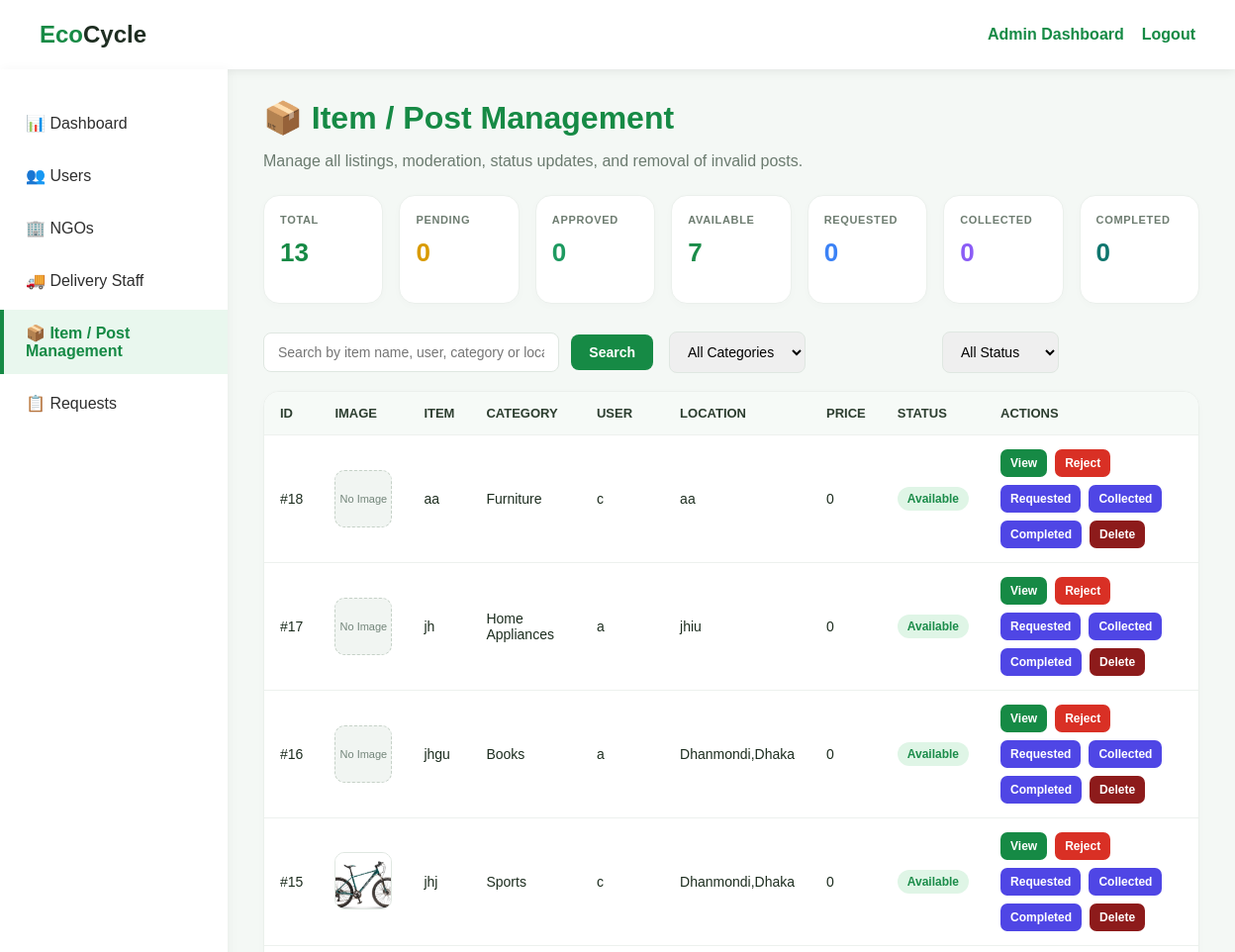
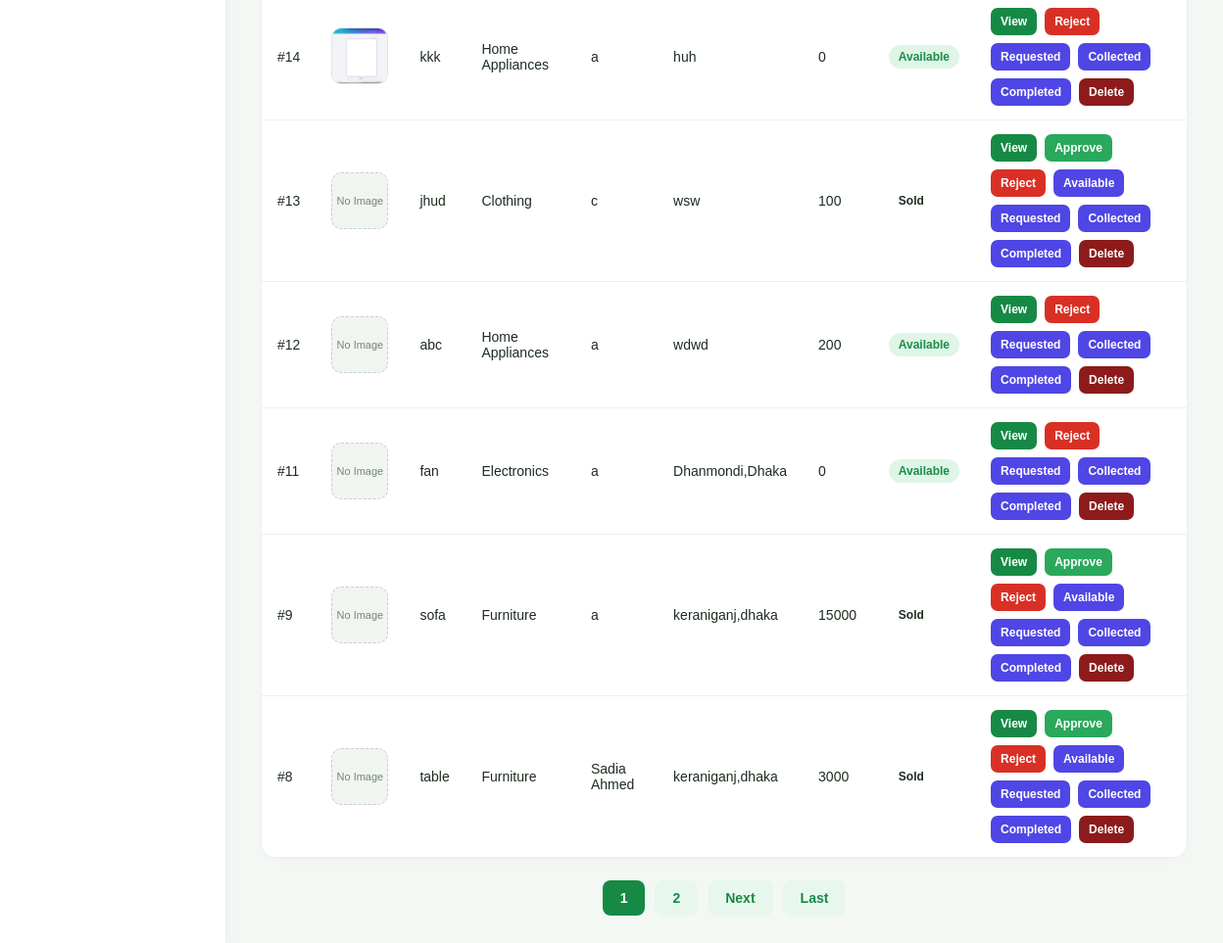
The app's page /item_management.php (signed in) with its own data (2 pictures, top to bottom).
### tables this page shows
CREATE TABLE `items` (
  `item_id` int(11) NOT NULL,
  `user_id` int(11) DEFAULT NULL,
  `ngo_id` int(11) DEFAULT NULL,
  `title` varchar(100) NOT NULL,
  `category` varchar(50) NOT NULL,
  `description` text DEFAULT NULL,
  `type` varchar(30) NOT NULL,
  `price` varchar(100) NOT NULL,
  `location` varchar(100) NOT NULL,
  `image` varchar(255) NOT NULL,
  `status` varchar(20) NOT NULL,
  `payment_method` varchar(20) DEFAULT NULL,
  `payment_number` varchar(20) DEFAULT NULL
);

CREATE TABLE `users` (
  `user_id` int(11) NOT NULL,
  `name` varchar(100) NOT NULL,
  `email` varchar(100) NOT NULL,
  `password` varchar(100) NOT NULL,
  `phone` varchar(30) NOT NULL,
  `location` varchar(100) NOT NULL,
  `role` varchar(20) NOT NULL DEFAULT 'user'
);

### item_management.php (the view, shortened to what this page needs)
<?php
include 'db.php';
function normalizeItemStatus($value)
{
    $status = trim((string) $value);
    return $status;
}
$search = isset($_GET['search']) ? trim($_GET['search']) : '';
$categoryFilter = isset($_GET['category']) ? trim($_GET['category']) : '';
$statusFilter = isset($_GET['status']) ? trim($_GET['status']) : '';
$where = [];
$whereSql = $where ? ' WHERE ' . implode(' AND ', $where) : '';
$page = isset($_GET['page']) ? (int) $_GET['page'] : 1;
$perPage = 10;
$offset = ($page - 1) * $perPage;
$countSql = "SELECT COUNT(*) AS total FROM items i LEFT JOIN users u ON u.user_id = i.user_id" . $whereSql;
$countResult = mysqli_query($conn, $countSql);
$totalRecords = 0;
if ($countResult) {
    $countRow = mysqli_fetch_assoc($countResult);
    $totalRecords = (int) ($countRow['total'] ?? 0);
}
$totalPages = max(1, (int) ceil($totalRecords / $perPage));
$listSql = "SELECT i.item_id, i.title, i.category, i.type, i.price, i.location, i.image, i.status, u.name AS user_name FROM items i LEFT JOIN users u ON u.user_id = i.user_id" . $whereSql . " ORDER BY i.item_id DESC LIMIT $offset, $perPage";
$listResult = mysqli_query($conn, $listSql);
$items = [];
if ($listResult) {
    while ($row = mysqli_fetch_assoc($listResult)) {
        $row['status_text'] = normalizeItemStatus($row['status']);
        $items[] = $row;
    }
}
$totalItems = mysqli_fetch_assoc(mysqli_query($conn, "SELECT COUNT(*) AS total FROM items"))['total'];
$pendingItems = mysqli_fetch_assoc(mysqli_query($conn, "SELECT COUNT(*) AS total FROM items WHERE status = 'Pending' OR status = ''"))['total'];
$approvedItems = mysqli_fetch_assoc(mysqli_query($conn, "SELECT COUNT(*) AS total FROM items WHERE status = 'Approved'"))['total'];
$availableItems = mysqli_fetch_assoc(mysqli_query($conn, "SELECT COUNT(*) AS total FROM items WHERE status = 'Available'"))['total'];
$requestedItems = mysqli_fetch_assoc(mysqli_query($conn, "SELECT COUNT(*) AS total FROM items WHERE status = 'Requested'"))['total'];
$collectedItems = mysqli_fetch_assoc(mysqli_query($conn, "SELECT COUNT(*) AS total FROM items WHERE status = 'Collected'"))['total'];
$completedItems = mysqli_fetch_assoc(mysqli_query($conn, "SELECT COUNT(*) AS total FROM items WHERE status = 'Completed'"))['total'];
?>
<!DOCTYPE html>
<html lang="en">
<head>
</head>
<body>
    <div class="topbar">
        <div class="brand">Eco<span>Cycle</span></div>
        <div class="top-actions">
            <a href="admin_dashboard.php">Admin Dashboard</a>
            <a href="logout.php">Logout</a>
        </div>
    </div>
    <div class="layout">
        <aside class="sidebar">
            <a href="admin_dashboard.php">📊 Dashboard</a>
            <a href="user_management.php">👥 Users</a>
            <a href="ngo_management.php">🏢 NGOs</a>
            <a href="delivery_management.php">🚚 Delivery Staff</a>
            <a href="item_management.php" class="active">📦 Item / Post Management</a>
            <a href="request_management.php">📋 Requests</a>
        </aside>
        <main class="content">
            <h1 class="page-title">📦 Item / Post Management</h1>
            <p class="page-subtitle">Manage all listings, moderation, status updates, and removal of invalid posts.</p>
            <div class="statsgrid">
                <div class="stat-card"><h3>Total</h3><div class="value"><?php echo $totalItems; ?></div></div>
                <div class="stat-card"><h3>Pending</h3><div class="value pending"><?php echo $pendingItems; ?></div></div>
                <div class="stat-card"><h3>Approved</h3><div class="value approved"><?php echo $approvedItems; ?></div></div>
                <div class="stat-card"><h3>Available</h3><div class="value available"><?php echo $availableItems; ?></div></div>
                <div class="stat-card"><h3>Requested</h3><div class="value requested"><?php echo $requestedItems; ?></div></div>
                <div class="stat-card"><h3>Collected</h3><div class="value collected"><?php echo $collectedItems; ?></div></div>
                <div class="stat-card"><h3>Completed</h3><div class="value completed"><?php echo $completedItems; ?></div></div>
            </div>
            <div class="toolbar">
                <form method="GET" class="search-wrap" style="flex: 1;">
                    <input type="text" name="search" value="<?php echo htmlspecialchars($search); ?>" placeholder="Search by item name, user, category or location...">
                    <button type="submit" class="primary-btn">Search</button>
                </form>
                <form method="GET" class="search-wrap" style="max-width: 240px;">
                    <select name="category" onchange="this.form.submit()">
                        <option value="All" <?php echo ($categoryFilter === '' || $categoryFilter === 'All') ? 'selected' : ''; ?>>All Categories</option>
                    </select>
                </form>
                <form method="GET" class="search-wrap" style="max-width: 220px;">
                    <select name="status" onchange="this.form.submit()">
                        <option value="All" <?php echo ($statusFilter === '' || $statusFilter === 'All') ? 'selected' : ''; ?>>All Status</option>
                    </select>
                </form>
            </div>
            <?php if (!empty($items)): ?>
                <div class="panel">
                    <table>
                        <thead>
                            <tr>
                                <th>ID</th>
                                <th>Image</th>
                                <th>Item</th>
                                <th>Category</th>
                                <th>User</th>
                                <th>Location</th>
                                <th>Price</th>
                                <th>Status</th>
                                <th>Actions</th>
                            </tr>
                        </thead>
                        <tbody>
                            <?php foreach ($items as $item): ?>
                                <?php
                                    $statusText = normalizeItemStatus($item['status']);
                                    $statusClass = strtolower(str_replace(' ', '-', $statusText));
                                    $imageFile = trim((string) ($item['image'] ?? ''));
                                    $imageSrc = $imageFile !== '' ? 'uploads/' . $imageFile : '';
                                ?>
                                <tr>
                                    <td>#<?php echo (int) $item['item_id']; ?></td>
                                    <td>
                                        <?php if ($imageFile !== '' && file_exists($imageSrc)): ?>
                                            <img src="<?php echo htmlspecialchars($imageSrc); ?>" alt="Item image" style="width: 58px; height: 58px; object-fit: cover; border-radius: 10px; border: 1px solid #dfe7e1;">
                                        <?php else: ?>
                                            <span style="display:inline-block; width:58px; height:58px; border-radius:10px; background:#f1f5f2; border:1px dashed #c5d1c7; color:#73857a; font-size:11px; display:flex; align-items:center; justify-content:center; text-align:center;">No Image</span>
                                        <?php endif; ?>
                                    </td>
                                    <td><?php echo htmlspecialchars($item['title']); ?></td>
                                    <td><?php echo htmlspecialchars($item['category']); ?></td>
                                    <td><?php echo htmlspecialchars($item['user_name'] ?? 'Unknown'); ?></td>
                                    <td><?php echo htmlspecialchars($item['location']); ?></td>
                                    <td><?php echo htmlspecialchars($item['price']); ?></td>
                                    <td>
                                        <span class="status-pill status-<?php echo $statusClass; ?>"><?php echo htmlspecialchars($statusText); ?></span>
                                    </td>
                                    <td>
                                        <div class="action-group">
                                            <a href="item_management_action.php?action=view&id=<?php echo (int) $item['item_id']; ?>" class="view">View</a>
                                            <?php if ($statusText !== 'Approved' && $statusText !== 'Available' && $statusText !== 'Requested' && $statusText !== 'Collected' && $statusText !== 'Completed'): ?>
                                                <a href="item_management_action.php?action=approve&id=<?php echo (int) $item['item_id']; ?>" class="approve" onclick="return confirm('Approve this post?');">Approve</a>
                                            <?php endif; ?>
                                            <?php if ($statusText !== 'Rejected'): ?>
                                                <a href="item_management_action.php?action=reject&id=<?php echo (int) $item['item_id']; ?>" class="reject" onclick="return confirm('Reject this post?');">Reject</a>
                                            <?php endif; ?>
                                            <?php if ($statusText !== 'Available'): ?>
                                                <a href="item_management_action.php?action=set_status&id=<?php echo (int) $item['item_id']; ?>&value=Available" class="mark">Available</a>
                                            <?php endif; ?>
                                            <?php if ($statusText !== 'Requested'): ?>
                                                <a href="item_management_action.php?action=set_status&id=<?php echo (int) $item['item_id']; ?>&value=Requested" class="mark">Requested</a>
                                            <?php endif; ?>
                                            <?php if ($statusText !== 'Collected'): ?>
                                                <a href="item_management_action.php?action=set_status&id=<?php echo (int) $item['item_id']; ?>&value=Collected" class="mark">Collected</a>
                                            <?php endif; ?>
                                            <?php if ($statusText !== 'Completed'): ?>
                                                <a href="item_management_action.php?action=set_status&id=<?php echo (int) $item['item_id']; ?>&value=Completed" class="mark">Completed</a>
                                            <?php endif; ?>
                                            <a href="item_management_action.php?action=delete&id=<?php echo (int) $item['item_id']; ?>" class="delete" onclick="return confirm('Delete this post?');">Delete</a>
                                        </div>
                                    </td>
                                </tr>
                            <?php endforeach; ?>
                        </tbody>
                    </table>
                </div>
            <?php endif; ?>
            <?php if ($totalPages > 1): ?>
                <div class="pagination">
                    <?php for ($i = max(1, $page - 2); $i <= min($totalPages, $page + 2); $i++): ?>
                        <?php if ($i === $page): ?>
                            <span class="secondary-btn" style="background:#168a45;color:white;border:none;"><?php echo $i; ?></span>
                        <?php else: ?>
                            <a href="item_management.php?page=<?php echo $i; if ($search !== '') echo '&search=' . urlencode($search); if ($categoryFilter !== '') echo '&category=' . urlencode($categoryFilter); if ($statusFilter !== '') echo '&status=' . urlencode($statusFilter); ?>" class="secondary-btn"><?php echo $i; ?></a>
                        <?php endif; ?>
                    <?php endfor; ?>
                    <?php if ($page < $totalPages): ?>
                        <a href="item_management.php?page=<?php echo $page + 1; if ($search !== '') echo '&search=' . urlencode($search); if ($categoryFilter !== '') echo '&category=' . urlencode($categoryFilter); if ($statusFilter !== '') echo '&status=' . urlencode($statusFilter); ?>" class="secondary-btn">Next</a>
                        <a href="item_management.php?page=<?php echo $totalPages; if ($search !== '') echo '&search=' . urlencode($search); if ($categoryFilter !== '') echo '&category=' . urlencode($categoryFilter); if ($statusFilter !== '') echo '&status=' . urlencode($statusFilter); ?>" class="secondary-btn">Last</a>
                    <?php endif; ?>
                </div>
            <?php endif; ?>
        </main>
    </div>
</body>
</html>

### records on screen
items: item_id "18", shows "No Image", title "aa", category "Furniture", user.name "c", location "aa", price "0", status "Available"
items: item_id "17", shows "No Image", title "jh", category "Home Appliances", user.name "a", location "jhiu", price "0", status "Available"
items: item_id "16", shows "No Image", title "jhgu", category "Books", user.name "a", location "Dhanmondi,Dhaka", price "0", status "Available"
items: item_id "15", image (picture), title "jhj", category "Sports", user.name "c", location "Dhanmondi,Dhaka", price "0", status "Available"
items: item_id "14", image (picture), title "kkk", category "Home Appliances", user.name "a", location "huh", price "0", status "Available"
items: item_id "13", shows "No Image", title "jhud", category "Clothing", user.name "c", location "wsw", price "100", status "Sold"
items: item_id "12", shows "No Image", title "abc", category "Home Appliances", user.name "a", location "wdwd", price "200", status "Available"
items: item_id "11", shows "No Image", title "fan", category "Electronics", user.name "a", location "Dhanmondi,Dhaka", price "0", status "Available"
items: item_id "9", shows "No Image", title "sofa", category "Furniture", user.name "a", location "keraniganj,dhaka", price "15000", status "Sold"
items: item_id "8", shows "No Image", title "table", category "Furniture", user.name "Sadia Ahmed", location "keraniganj,dhaka", price "3000", status "Sold"

### other values on screen
$totalItems "13"
$pendingItems "0"
$approvedItems "0"
$availableItems "7"
$requestedItems "0"
$collectedItems "0"
$completedItems "0"
